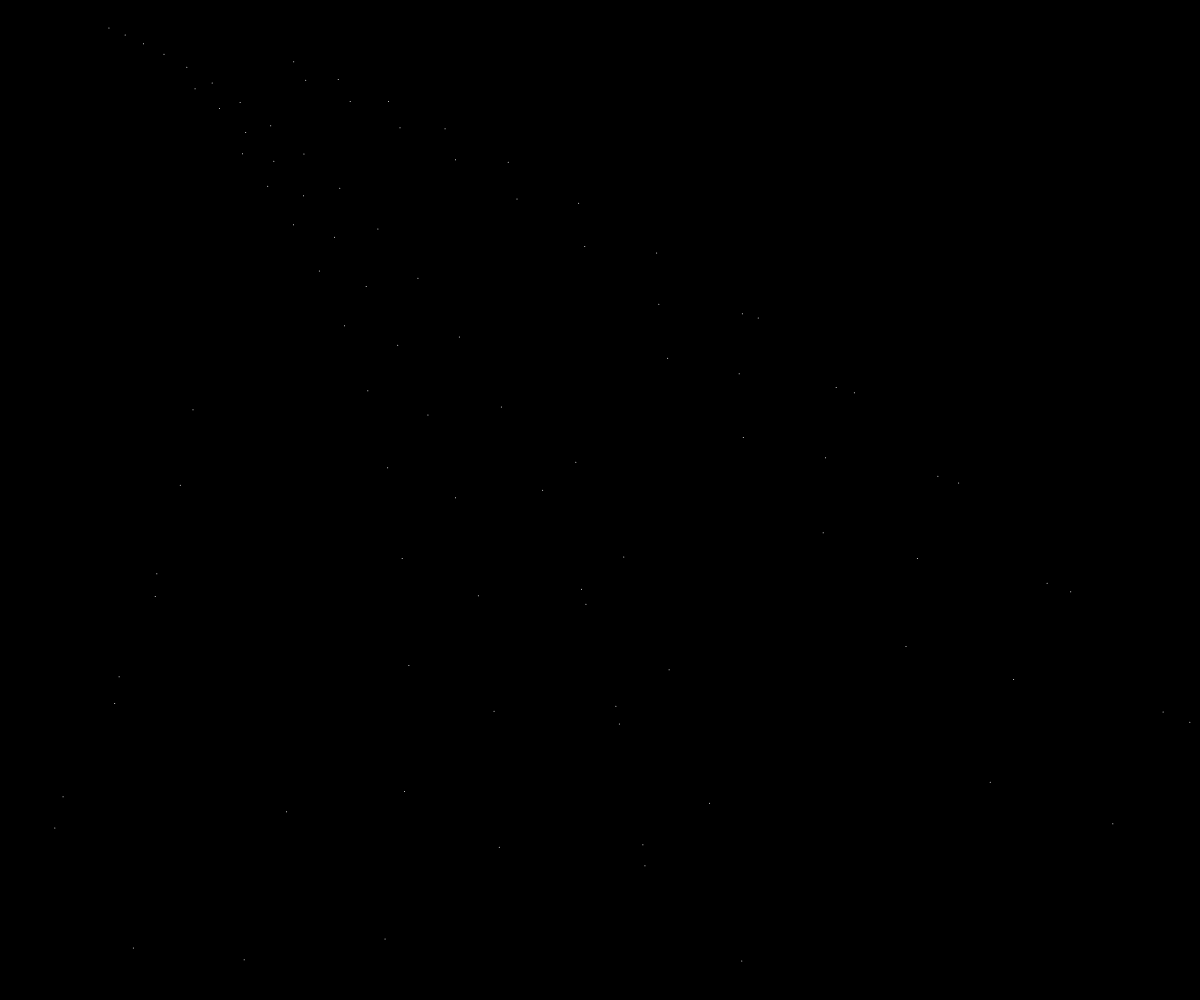
Frame 1 (no input)
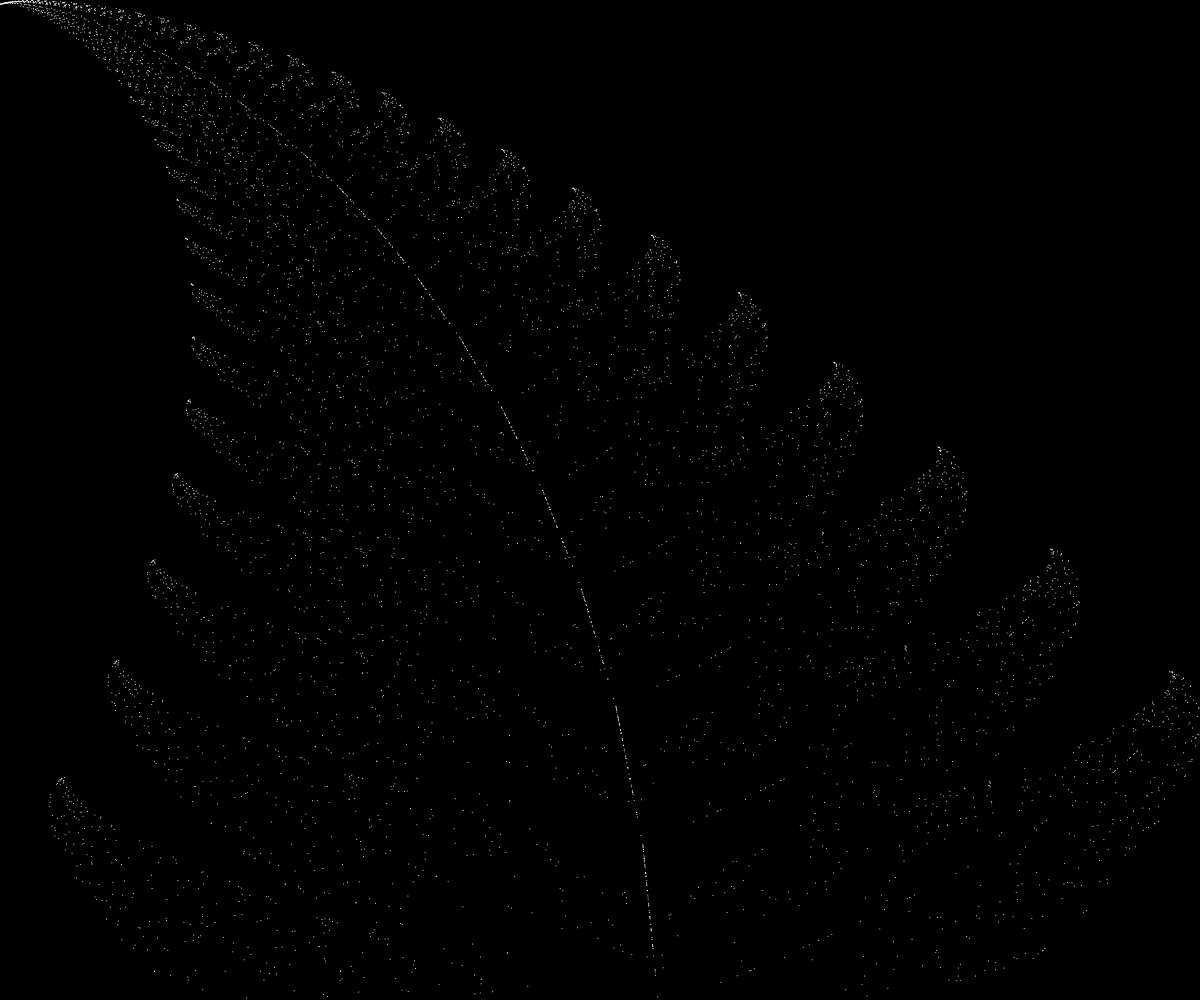
Frame 60 (no input)
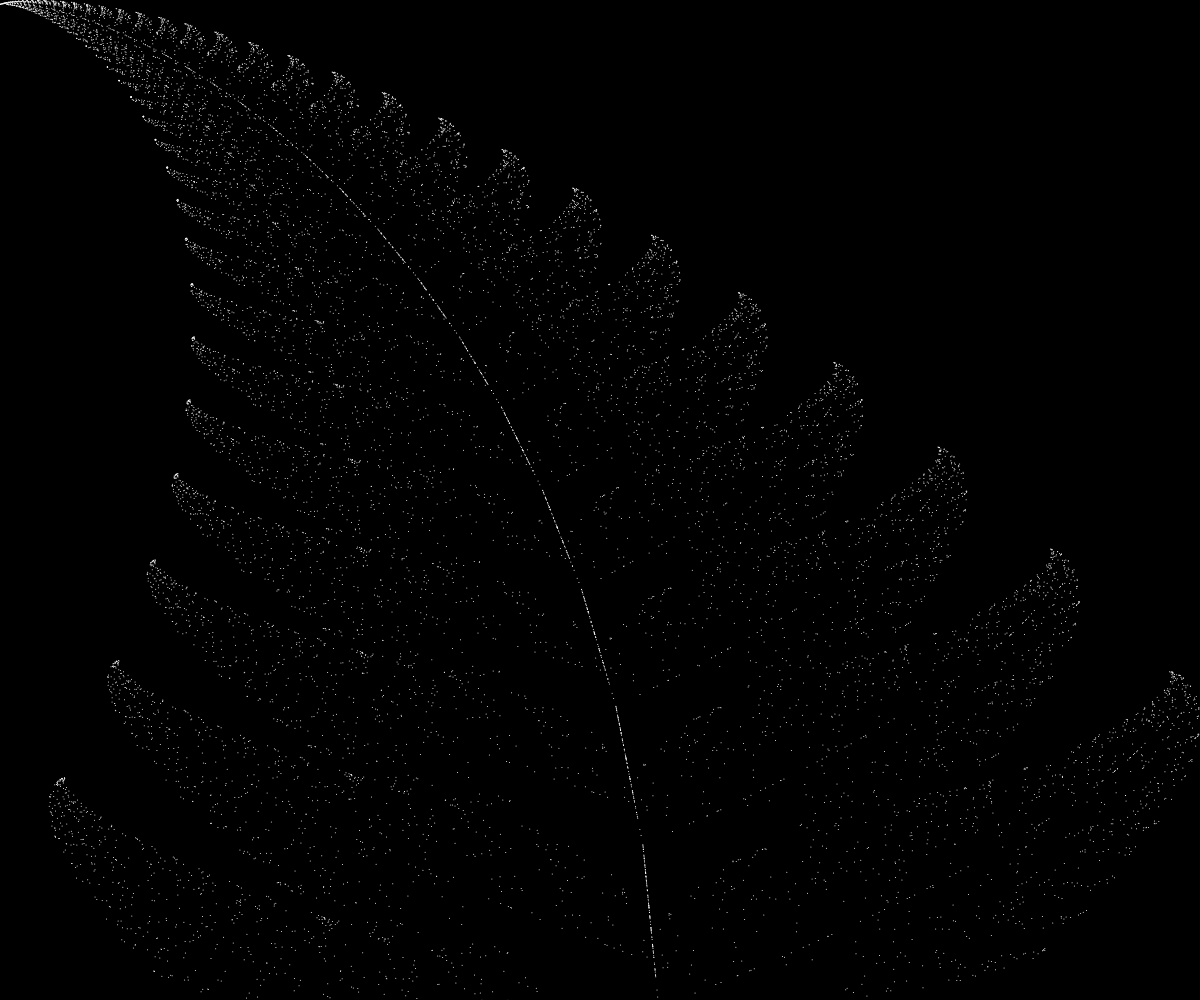
Frame 120 (the mouse pressed at the canvas centre since frame 60)

The p5.js sketch that drew these frames (run headless with seeded random() and noise() and a simulated clock; from frame 60 on, the mouse is pressed at the canvas centre):

// p5.js sketch
// ── sketch.js
var canvas;
let lastX = 0;
let lastY = 0;

function setup() {
  canvas = createCanvas(windowWidth, windowHeight);
  canvas.position(0, 0);
  canvas.style('z-index', '-1');
  background("black");
  stroke("white");
}

function draw() {
  for (let i = 0; i < 100; i++) {
    drawPoint();
    nextPoint();
  }
}

function drawPoint() {
  let mapX = map(lastX, -2.182, 2.6558, windowWidth, 0);
  let mapY = map(lastY, 0, 9.9983, windowWidth, 0);
  point(mapX, mapY);
}

function nextPoint() {
  let nextX;
  let nextY;
  let r = random(1);

  if (r < 0.01) {
    nextX = 0;
    nextY = 0.16 * lastY;
  } else if (r < 0.86) {
    nextX = 0.85 * lastX + 0.04 * lastY;
    nextY = -0.04 * lastX + 0.85 * lastY + 1.6;
  } else if (r < 0.93) {
    nextX = 0.2 * lastX - 0.26 * lastY;
    nextY = 0.23 * lastX + 0.22 * lastY + 1.6;
  } else {
    nextX = -0.15 * lastX + 0.28 * lastY;
    nextY = 0.26 * lastX + 0.24 * lastY + 0.44;
  }

  lastX = nextX;
  lastY = nextY;
}
// ── page2.html
<html>
<head>
  <title>Page 2</title>
  <script src="https://cdn.jsdelivr.net/npm/p5@1.11.2/lib/p5.min.js"></script>
  <script src="sketch.js"></script>

  <style>
    body {
      color: white;
      font-family: Arial;
    }
    h1 {
      color: lime;
      background-color: purple;
      padding: 10px;
    }
    a {
      color: yellow;
      font-size: 20px;
    }
    .box {
      background-color: darkblue;
      border: 3px solid white;
      padding: 15px;
      width: 50%;
    }
  </style>
</head>
<body>

  <h1>Page 2</h1>

  <div class="box">
    <p>This is the second page I wrote for my project.</p>
    <a href="index.html">Go Back Home</a>
  </div>

</body>
</html>
